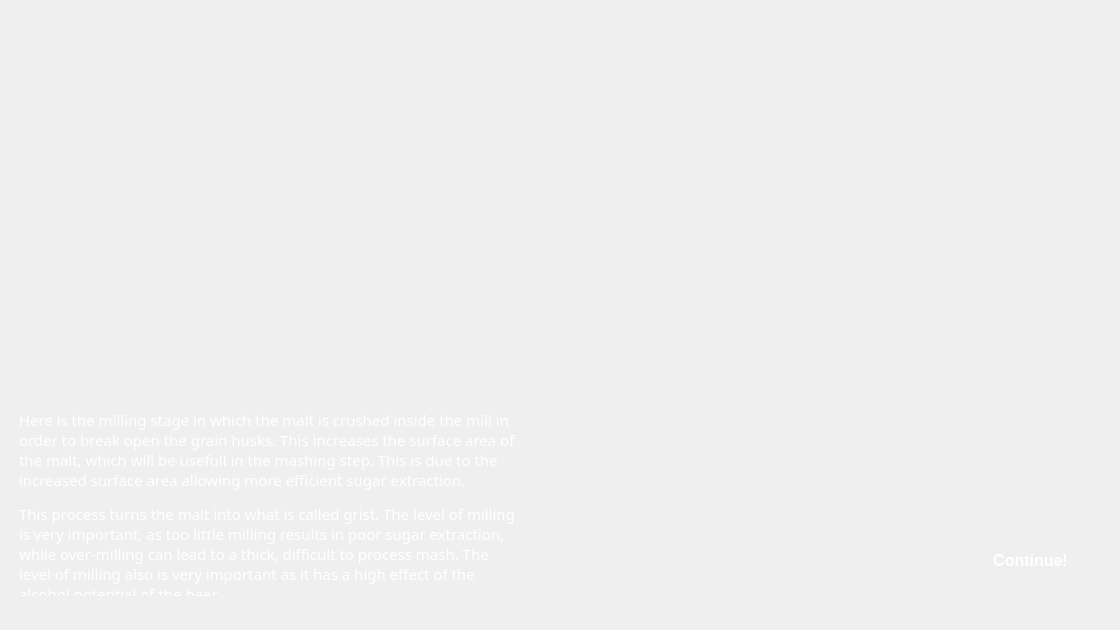
<?xml version="1.0" encoding="UTF-8"?>
<ui version="4.0">
 <class>GermanyMill</class>
 <widget class="QWidget" name="GermanyMill">
  <property name="geometry">
   <rect>
    <x>0</x>
    <y>0</y>
    <width>1120</width>
    <height>630</height>
   </rect>
  </property>
  <property name="windowTitle">
   <string>Form</string>
  </property>
  <widget class="QLabel" name="background">
   <property name="geometry">
    <rect>
     <x>-10</x>
     <y>-10</y>
     <width>1141</width>
     <height>651</height>
    </rect>
   </property>
   <property name="text">
    <string/>
   </property>
   <property name="pixmap">
    <pixmap resource="Pictures.qrc">:/Resources/millingbackground.png</pixmap>
   </property>
   <property name="scaledContents">
    <bool>true</bool>
   </property>
  </widget>
  <widget class="QLabel" name="info">
   <property name="geometry">
    <rect>
     <x>10</x>
     <y>400</y>
     <width>511</width>
     <height>201</height>
    </rect>
   </property>
   <property name="font">
    <font>
     <family>Trebuchet MS</family>
     <pointsize>11</pointsize>
     <bold>false</bold>
    </font>
   </property>
   <property name="styleSheet">
    <string notr="true">color: white;
background: qlineargradient(
        x1:0, y1:0, x2:0, y2:1,
        stop:0 rgba(100, 100, 100, 100),
        stop:1 rgba(30, 30, 30, 220)
    );    
border-radius: 20px;
padding: 5px;</string>
   </property>
   <property name="text">
    <string>&lt;html&gt;&lt;head/&gt;&lt;body&gt;&lt;p&gt;Here is the milling stage in which the malt is crushed inside the mill in order to break open the grain husks. This increases the surface area of the malt, which will be usefull in the mashing step. This is due to the increased surface area allowing more efficient sugar extraction.&lt;/p&gt;&lt;p&gt;This process turns the malt into what is called grist. The level of milling is very important, as too little milling results in poor sugar extraction, while over-milling can lead to a thick, difficult to process mash. The level of milling also is very important as it has a high effect of the alcohol potential of the beer.&lt;/p&gt;&lt;/body&gt;&lt;/html&gt;</string>
   </property>
   <property name="alignment">
    <set>Qt::AlignmentFlag::AlignLeading|Qt::AlignmentFlag::AlignLeft|Qt::AlignmentFlag::AlignTop</set>
   </property>
   <property name="wordWrap">
    <bool>true</bool>
   </property>
  </widget>
  <widget class="QPushButton" name="continueButton">
   <property name="geometry">
    <rect>
     <x>970</x>
     <y>540</y>
     <width>121</width>
     <height>41</height>
    </rect>
   </property>
   <property name="styleSheet">
    <string notr="true">QPushButton {
    /* Base style */
    color: white;
    background-color: qlineargradient(
        x1: 0, y1: 0, 
        x2: 0, y2: 1, 
        stop: 0 #5cb85c, 
        stop: 1 #4cae4c);
    border: none;
    border-radius: 10px;
    padding: 8px 16px;
    font-size: 16px;
    font-weight: bold;
}

QPushButton:hover {
    /* Slightly brighter on hover */
    background-color: qlineargradient(
        x1: 0, y1: 0, 
        x2: 0, y2: 1, 
        stop: 0 #66bb6a, 
        stop: 1 #43a047);
}

QPushButton:pressed {
    /* Darker when pressed */
    background-color: qlineargradient(
        x1: 0, y1: 0, 
        x2: 0, y2: 1, 
        stop: 0 #43a047, 
        stop: 1 #388e3c);
}
</string>
   </property>
   <property name="text">
    <string>Continue!</string>
   </property>
  </widget>
 </widget>
 <resources>
  <include location="Pictures.qrc"/>
 </resources>
 <connections/>
</ui>
